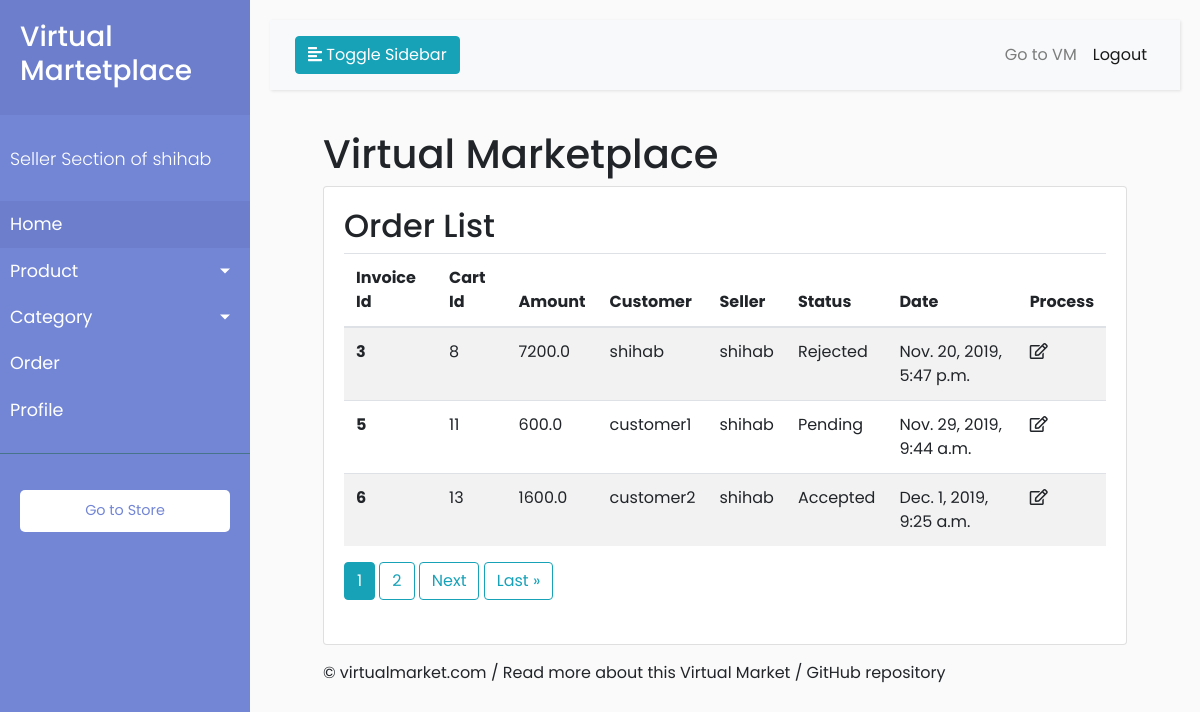
Page /order/list (signed in) on the committed database.
### accounts/models.py (models this page shows)
class User(AbstractUser):
    is_seller = models.BooleanField(default=False)
    is_customer = models.BooleanField(default=False)

### orders/models.py (models this page shows, shortened)
class OrderToSellers(models.Model):
    STATUS_CHOICES = (
        ('P', 'Pending'),
        ('A', 'Accepted'),
        ('R', 'Rejected'),
        ('S', 'Shipped'),
    )
    order = models.ForeignKey(Order, on_delete=models.CASCADE)
    customer = models.ForeignKey(settings.AUTH_USER_MODEL, on_delete=models.CASCADE, related_name='customer')
    seller = models.ForeignKey(User, on_delete=models.CASCADE)
    items_json = models.CharField(max_length=5000, null=True, blank=True)
    ordered_date = models.DateTimeField(auto_now_add=True)
    ordered = models.BooleanField(default=False)
    amount = models.FloatField()
    status = models.CharField(max_length=1, choices=STATUS_CHOICES)

class Order(models.Model):
    user = models.ForeignKey(settings.AUTH_USER_MODEL, on_delete=models.CASCADE)
    items = models.ManyToManyField(OrderItem)
    start_date = models.DateTimeField(auto_now_add=True)
    ordered_date = models.DateTimeField()
    ordered = models.BooleanField(default=False)
    billing_address = models.ForeignKey(
        'BillingAddress', on_delete=models.SET_NULL, blank=True, null=True)
    payment = models.ForeignKey(
        'Payment', on_delete=models.SET_NULL, blank=True, null=True)

### orders/views.py (the view)
# urls.py: path('list', views.OrderListView.as_view(), name='order-list'),
@method_decorator([login_required, seller_required], name='dispatch')
class OrderListView(ListView):
    model = OrderToSellers
    ordering = ('ordered_date', )
    context_object_name = 'order_to_seller'
    template_name = 'orders/order_dashboard/order_list.html'
    paginate_by = 3
    def get_context_data(self, **kwargs):
        kwargs['accounts'] = self.request.user
        return super().get_context_data(**kwargs)
    def get_queryset(self):
        return OrderToSellers.objects.filter(seller=self.request.user)

### orders/templates/orders/order_dashboard/order_list.html (shortened to what this page needs)
{% extends 'dashboard/dashboard.html' %}
{% load crispy_forms_tags %}
{% block main %}
    <div class="row">
         <div class="col-sm-10">
             <h2> Order List </h2>
         </div>
    </div>
    <table class="table table-striped">
      <thead>
        <tr>
            <th scope="col">Invoice Id</th>
            <th scope="col">Cart Id</th>
            <th scope="col">Amount</th>
            <th scope="col">Customer</th>
            <th scope="col">Seller</th>
            <th scope="col">Status</th>
            <th scope="col">Date</th>
            <th scope="col">Process</th>
        </tr>
      </thead>
      <tbody>
        {% if order_to_seller.count > 0 %}
            {% for pr in order_to_seller %}
                <tr>
                    <th scope="row">{{ pr.id}}</th>
                    <td>{{ pr.order.id }}</td>
                    <td>{{ pr.amount }}</td>
                    <td>{{ pr.customer }}</td>
                    <td>{{ pr.seller }}</td>
                    <td>
                        {% if pr.status == 'P' %} Pending
                        {% elif  pr.status == 'A' %} Accepted
                        {% elif  pr.status == 'R' %} Rejected
                        {% elif  pr.status == 'S' %} Shipped
                        {% endif %}
                    </td>
                    <td> {{ pr.ordered_date }}</td>
                     <td>
                        <a href="{% url 'process-order'  pr.id %}">
                            <i class="far fa-edit"></i>
                        </a>
                    </td>
                </tr>
            {% endfor %}
        {% endif %}
      </tbody>
    </table>
    {% if is_paginated %}
        <span class="step-links">
       {% for num in  page_obj.paginator.page_range %}
            {% if page_obj.number == num %}
                <a class="btn btn-info mb-4" href="?page={{ num }}"> {{num}} </a>
            {% elif num > page_obj.number|add:'-3' and num < page_obj.number|add:'3' %}
                <a class="btn btn-outline-info mb-4" href="?page={{ num }}"> {{num}} </a>
            {% endif %}
        {% endfor %}
        {% if page_obj.has_next %}
            <a class="btn btn-outline-info mb-4" href="?page={{ page_obj.next_page_number }}">Next</a>
            <a class="btn btn-outline-info mb-4" href="?page={{ page_obj.paginator.num_pages }}">Last &raquo;</a>
        {% endif %}
        </span>
    {% endif %}
{% endblock %}

### store/templates/dashboard/dashboard.html (shortened to what this page needs)
{% load static %}
{% load crispy_forms_tags %}
<!DOCTYPE html>
<html>
    <head>
        <link rel="stylesheet" href="https://maxcdn.bootstrapcdn.com/bootstrap/4.0.0/css/bootstrap.min.css">
        <link rel="stylesheet" href="https://use.fontawesome.com/releases/v5.8.1/css/all.css">
        <link rel="stylesheet" type="text/css" href="{% static 'accounts/main.css' %}">
        <link rel="stylesheet" href="{% static 'accounts/style.css' %}">
    </head>
    <body>
         <div class="wrapper">
        <nav id="sidebar">
            <div class="sidebar-header">
                <h3> Virtual Martetplace</h3>
            </div>
            <ul class="list-unstyled components">
                <p> Seller Section of {{ accounts.username}} </p>
                <li class="active">
                    <a href="{% url 'dashboard' %}">Home</a>
                </li>
                <li>
                    <a href="#pageSubmenu" data-toggle="collapse" aria-expanded="false" class="dropdown-toggle">Product</a>
                </li>
                <li>
                    <a href="#pageSubmenu2" data-toggle="collapse" aria-expanded="false" class="dropdown-toggle">Category</a>
                </li>
                 <li>
                    <a href="{% url 'order-list' %}">Order</a>
                </li>
                <li>
                    <a href="{% url 'seller_profile' %}">Profile</a>
                </li>
            </ul>
            <ul class="list-unstyled CTAs">
                <li>
                    <a href="{% url 'store_view' accounts.username %}" class="download">Go to Store</a>
                </li>
            </ul>
        </nav>
        <div id="content">
            <nav class="navbar navbar-expand-lg navbar-light bg-light">
                <div class="container-fluid">
                    <button type="button" id="sidebarCollapse" class="btn btn-info">
                        <i class="fas fa-align-left"></i>
                        <span>Toggle Sidebar</span>
                    </button>
                    <div class="collapse navbar-collapse" id="navbarSupportedContent">
                        <ul class="nav navbar-nav ml-auto">
                             <li class="nav-item">
                                <a class="nav-link" href="{% url 'home_view' %}">Go to VM</a>
                            </li>
                            <li class="nav-item active">
                                <a class="nav-link" href="{% url 'logout' %}">Logout</a>
                            </li>
                        </ul>
                    </div>
                </div>
            </nav>
            <div class="container my-4">
                <div class="row justify-content-center">
                <div class="col-md-11 col-sm-12">
                  <div class="row">
                    <div class="col-8">
                      <h1 class="logo">
                        <a  class="nameplate" href="{% url 'home_view' %}">
                         Virtual Marketplace
                        </a>
                      </h1>
                    </div>
                  </div>
                  <div class="card mb-3">
                    <div class="card-body">
                        {% block main %}
                        {% endblock %}
                    </div>
                  </div>
                  <footer>
                    <a href="#">© virtualmarket.com</a>
                    /
                    <a href="#">Read more about this Virtual Market</a>
                    /
                    <a href="#">GitHub repository</a>
                  </footer>
                </div>
              </div>
            </div>
        </div>
    </div>
    </body>
</html>

### accounts/static/accounts/style.css (style rules this page uses)
body { font-family: 'Poppins', sans-serif; background: #fafafa; }
p { font-family: 'Poppins', sans-serif; font-size: 1.1em; font-weight: 300; line-height: 1.7em; color: #999; }
a, a:hover, a:focus { color: inherit; text-decoration: none; transition: all 0.3s; }
.navbar { padding: 15px 10px; background: #fff; border: none; border-radius: 0; margin-bottom: 40px; box-shadow: 1px 1px 3px rgba(0, 0, 0, 0.1); }
.wrapper { display: flex; width: 100%; align-items: stretch; }
#sidebar { min-width: 250px; max-width: 250px; background: #7386D5; color: #fff; transition: all 0.3s; }
#sidebar .sidebar-header { padding: 20px; background: #6d7fcc; }
#sidebar ul.components { padding: 20px 0; border-bottom: 1px solid #47748b; }
#sidebar ul p { color: #fff; padding: 10px; }
#sidebar ul li a { padding: 10px; font-size: 1.1em; display: block; }
#sidebar ul li.active>a, a[aria-expanded="true"] { color: #fff; background: #6d7fcc; }
a[data-toggle="collapse"] { position: relative; }
.dropdown-toggle::after { display: block; position: absolute; top: 50%; right: 20px; transform: translateY(-50%); }
ul.CTAs { padding: 20px; }
ul.CTAs a { text-align: center; font-size: 0.9em !important; display: block; border-radius: 5px; margin-bottom: 5px; }
a.download { background: #fff; color: #7386D5; }
#content { width: 100%; padding: 20px; min-height: 100vh; transition: all 0.3s; }

### rows in the picture
User: username "shihab"
OrderToSellers: id "3", order.id "8", amount "7200.0", customer "shihab", seller "shihab", status "Rejected", ordered_date "Nov. 20, 2019, 5:47 p.m."
OrderToSellers: id "5", order.id "11", amount "600.0", customer "customer1", seller "shihab", status "Pending", ordered_date "Nov. 29, 2019, 9:44 a.m."
OrderToSellers: id "6", order.id "13", amount "1600.0", customer "customer2", seller "shihab", status "Accepted", ordered_date "Dec. 1, 2019, 9:25 a.m."

### other values in the picture
{{ num }} "1"
{{ num }} "2"
